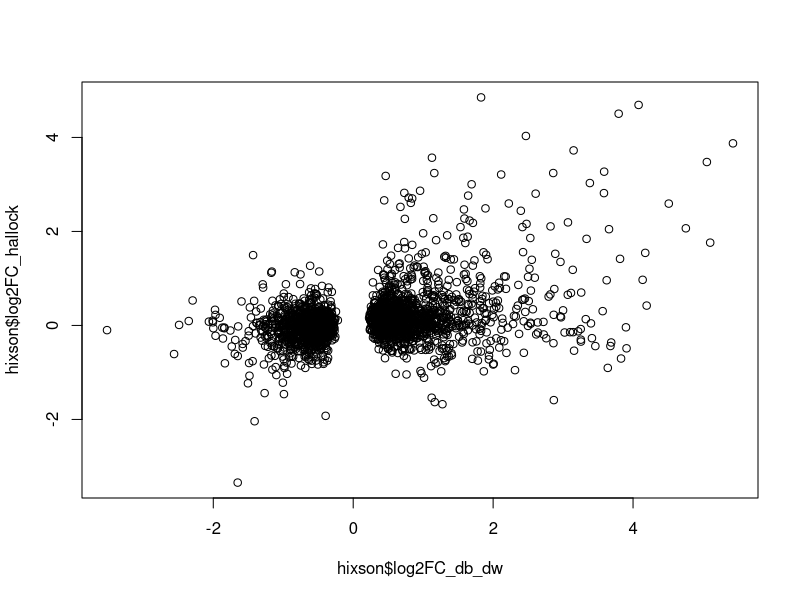
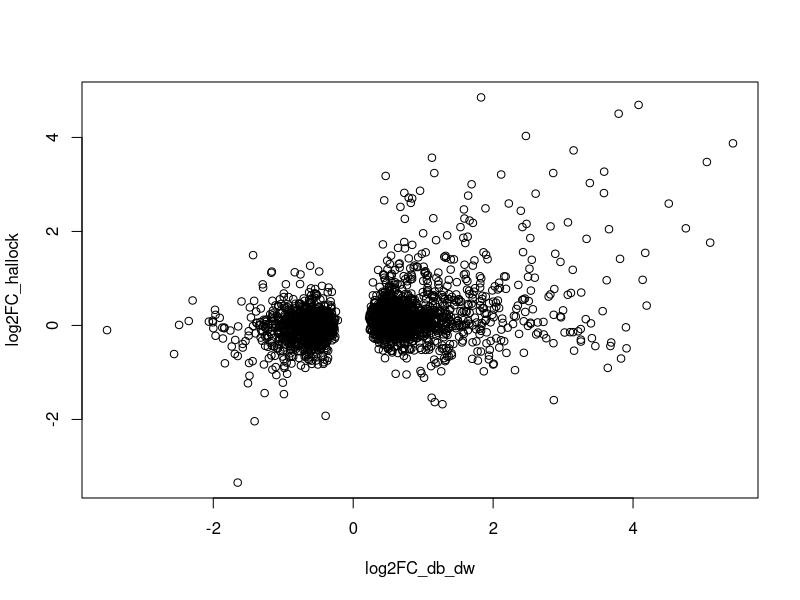
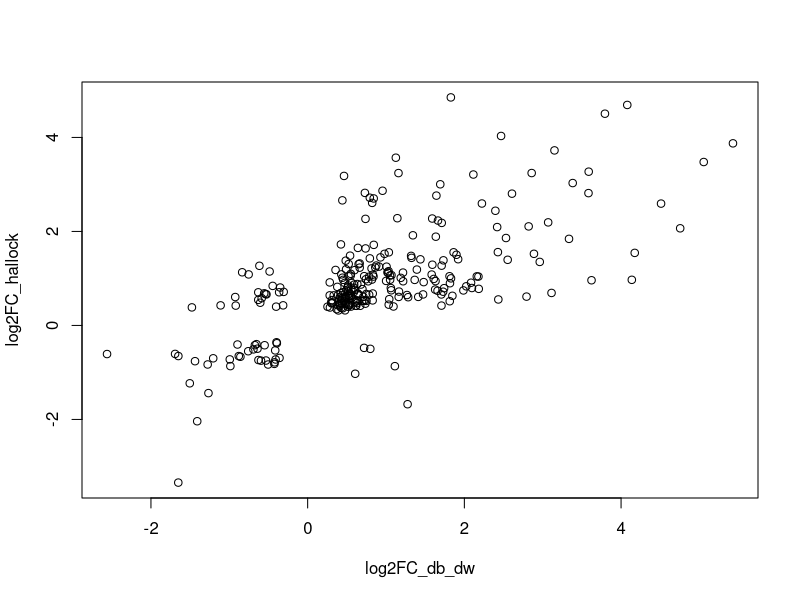
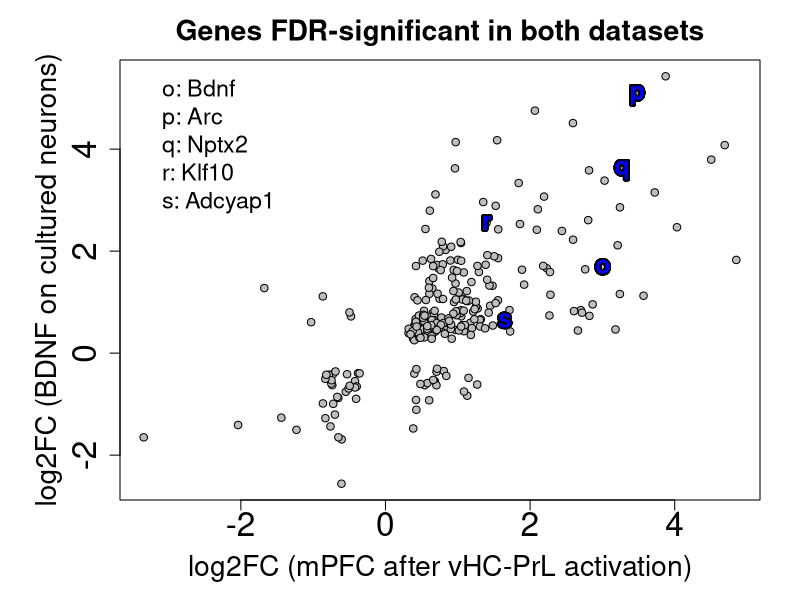

Generate these figures, in order, with R:
library(TeachingDemos)
## read in both
hixson = read.csv("tables/hixson_biorxiv_2019_VBvsControl_parse.csv",as.is=TRUE)
hallock = read.csv("tables/exprsGenes_DESeq2_combinedCounts_CNOvsSaline.csv",as.is=TRUE, row.names=1)

## match up
mm = match(toupper(hixson$GeneSymbol), toupper(hallock$Symbol))
hixson$log2FC_hallock = hallock$log2FoldChange[mm]
hixson$pval_hallock = hallock$pvalue[mm]
hixson$fdr_hallock = hallock$padj[mm]

plot(hixson$log2FC_db_dw, hixson$log2FC_hallock)
plot(log2FC_hallock ~ log2FC_db_dw, data = hixson)
plot(log2FC_hallock ~ log2FC_db_dw, data = hixson[hixson$fdr_hallock < 0.05,])

write.csv(hixson, "tables/annotated_replication_genes_hixson.csv",row.names=FALSE)

### make nice plot
hixson_sig = hixson[which(hixson$fdr_hallock < 0.05),]

g = c("Bdnf", "Arc", "Nptx2", "Klf10", "Adcyap1")
m = match(toupper(g),hixson_sig$GeneSymbol)

pdf("plots/hixson_replication.pdf")
par(mar=c(5,6,3,2),cex.axis=2,cex.lab=1.7,cex.main=1.7)
plot(log2FC_db_dw ~ log2FC_hallock, data = hixson_sig,
	ylab = "log2FC (BDNF on cultured neurons)", pch=21,bg="grey",
	xlab = "log2FC (mPFC after vHC-PrL activation)",
	main = "Genes FDR-significant in both datasets")
shadowtext(hixson_sig$log2FC_hallock[m], hixson_sig$log2FC_db_dw[m],
	letters[15:19], font=2,cex=1.5,col="blue")
legend("topleft", paste0(letters[15:19], ": ", g), bty="n",cex=1.4)
dev.off()
